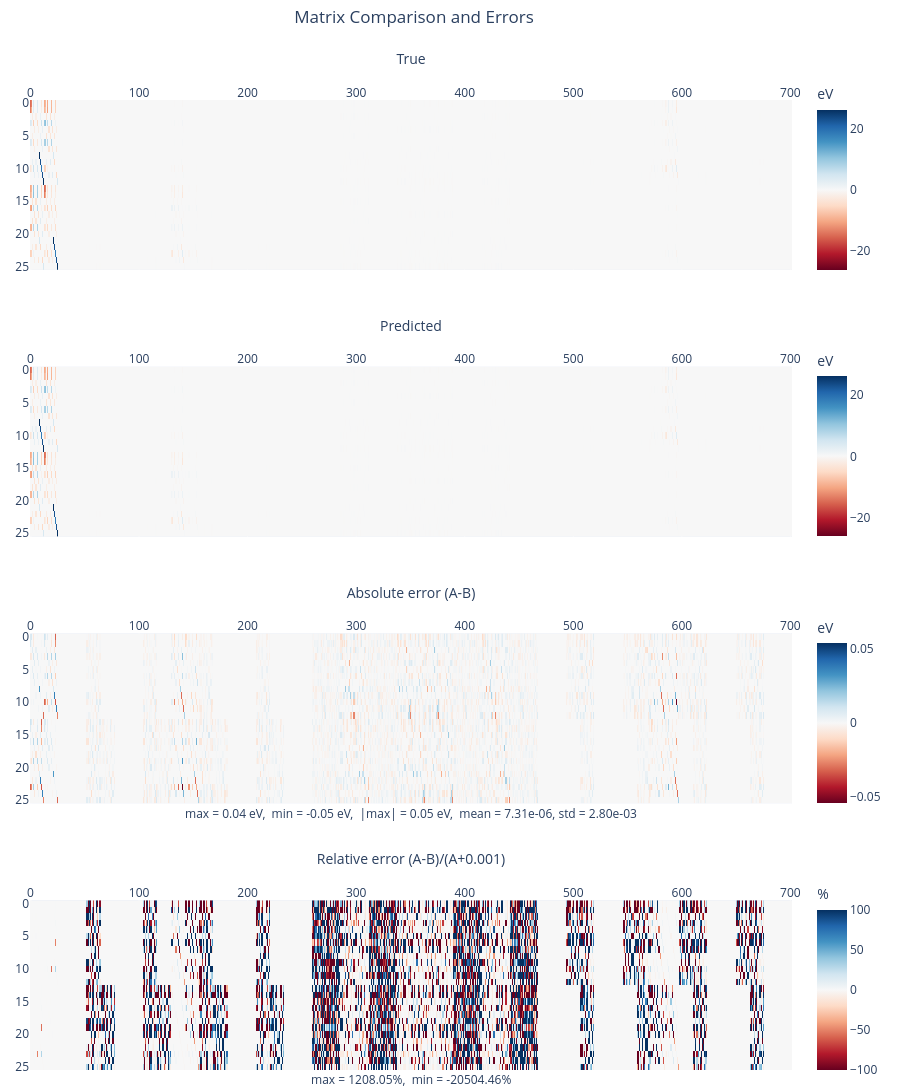
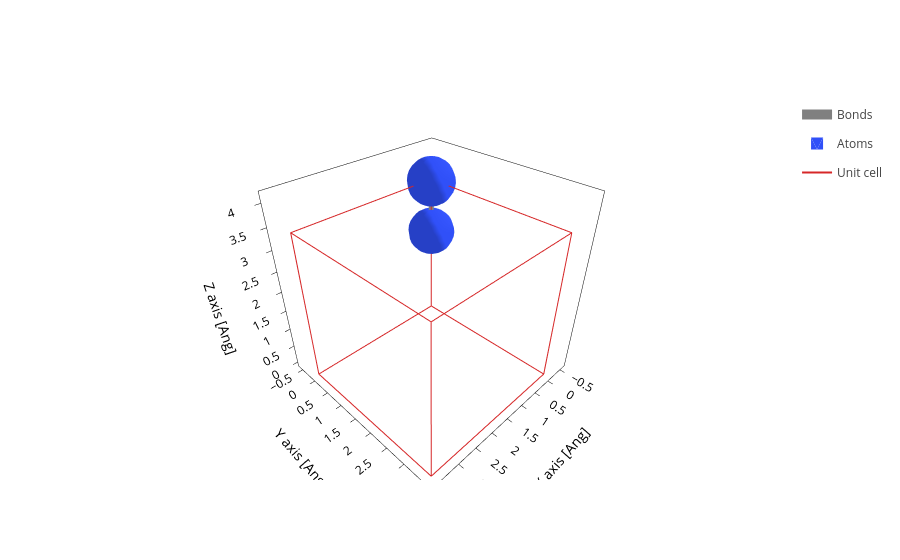

The code cell stored with these charts, in order, in its notebook:
### Markdown cell above
# Visualize struct and ham

### Code cell
# Visualize the structure and hamiltonians
from graph2mat4abn.tools.plot import plot_error_matrices_big

plot_error_matrices_big(h_true.todense(), h_pred.todense())
geometry.plot()

### Figure 1 — Plotly figure (JSON) as saved in the notebook; plotly's stock layout.template omitted (floating-point values rounded to 4 significant figures; data arrays with more than 128 entries replaced by an {"elided": "..."} marker saying what was removed)
{"data": [{"colorbar": {"len": 0.21, "title": {"text": "eV"}, "y": 0.92}, "colorscale": [[0, "rgb(103,0,31)"], [0.1, "rgb(178,24,43)"], [0.2, "rgb(214,96,77)"], [0.3, "rgb(244,165,130)"], [0.4, "rgb(253,219,199)"], [0.5, "rgb(247,247,247)"], [0.6, "rgb(209,229,240)"], [0.7, "rgb(146,197,222)"], [0.8, "rgb(67,147,195)"], [0.9, "rgb(33,102,172)"], [1, "rgb(5,48,97)"]], "type": "heatmap", "xaxis": "x", "yaxis": "y", "z": {"elided": "26x702 float values"}, "zmax": 26.13, "zmin": -26.13}, {"colorbar": {"len": 0.21, "title": {"text": "eV"}, "y": 0.645}, "colorscale": [[0, "rgb(103,0,31)"], [0.1, "rgb(178,24,43)"], [0.2, "rgb(214,96,77)"], [0.3, "rgb(244,165,130)"], [0.4, "rgb(253,219,199)"], [0.5, "rgb(247,247,247)"], [0.6, "rgb(209,229,240)"], [0.7, "rgb(146,197,222)"], [0.8, "rgb(67,147,195)"], [0.9, "rgb(33,102,172)"], [1, "rgb(5,48,97)"]], "type": "heatmap", "xaxis": "x2", "yaxis": "y2", "z": {"elided": "26x702 float values"}, "zmax": 26.13, "zmin": -26.13}, {"colorbar": {"len": 0.21, "title": {"text": "eV"}, "y": 0.37}, "colorscale": [[0, "rgb(103,0,31)"], [0.1, "rgb(178,24,43)"], [0.2, "rgb(214,96,77)"], [0.3, "rgb(244,165,130)"], [0.4, "rgb(253,219,199)"], [0.5, "rgb(247,247,247)"], [0.6, "rgb(209,229,240)"], [0.7, "rgb(146,197,222)"], [0.8, "rgb(67,147,195)"], [0.9, "rgb(33,102,172)"], [1, "rgb(5,48,97)"]], "type": "heatmap", "xaxis": "x3", "yaxis": "y3", "z": {"elided": "26x702 float values"}, "zmax": 0.05394, "zmin": -0.05394}, {"colorbar": {"len": 0.21, "title": {"text": "%"}, "y": 0.095}, "colorscale": [[0, "rgb(103,0,31)"], [0.1, "rgb(178,24,43)"], [0.2, "rgb(214,96,77)"], [0.3, "rgb(244,165,130)"], [0.4, "rgb(253,219,199)"], [0.5, "rgb(247,247,247)"], [0.6, "rgb(209,229,240)"], [0.7, "rgb(146,197,222)"], [0.8, "rgb(67,147,195)"], [0.9, "rgb(33,102,172)"], [1, "rgb(5,48,97)"]], "type": "heatmap", "xaxis": "x4", "yaxis": "y4", "z": {"elided": "26x702 float values"}, "zmax": 100, "zmin": -100}], "layout": {"annotations": [{"align": "center", "font": {"size": 12, "weight": 400}, "showarrow": false, "text": "max = 0.04 eV,  min = -0.05 eV,  |max| = 0.05 eV,  mean = 7.31e-06, std = 2.80e-03", "x": 0.5, "xref": "x3 domain", "y": -0.12, "yref": "y3 domain"}, {"align": "center", "font": {"size": 12, "weight": 400}, "showarrow": false, "text": "max = 1208.05%,  min = -20504.46%", "x": 0.5, "xref": "x4 domain", "y": -0.12, "yref": "y4 domain"}], "font": {"size": 12}, "height": 1200, "margin": {"b": 20, "l": 30, "t": 100}, "title": {"text": "Matrix Comparison and Errors", "x": 0.46, "y": 0.99}, "width": 900, "xaxis": {"anchor": "y", "domain": [0, 1], "side": "top", "title": {"text": "True "}}, "xaxis2": {"anchor": "y2", "domain": [0, 1], "side": "top", "title": {"text": "Predicted "}}, "xaxis3": {"anchor": "y3", "domain": [0, 1], "side": "top", "title": {"text": "Absolute error (A-B)"}}, "xaxis4": {"anchor": "y4", "domain": [0, 1], "side": "top", "title": {"text": "Relative error (A-B)/(A+0.001)"}}, "yaxis": {"anchor": "x", "autorange": "reversed", "domain": [0.825, 1]}, "yaxis2": {"anchor": "x2", "autorange": "reversed", "domain": [0.55, 0.725]}, "yaxis3": {"anchor": "x3", "autorange": "reversed", "domain": [0.275, 0.45]}, "yaxis4": {"anchor": "x4", "autorange": "reversed", "domain": [0, 0.175]}}}

### Figure 2 — Plotly figure (JSON) as saved in the notebook; plotly's stock layout.template omitted (floating-point values rounded to 4 significant figures; data arrays with more than 128 entries replaced by an {"elided": "..."} marker saying what was removed)
{"data": [{"line": {"color": "gray", "width": 10}, "meta": {}, "mode": "lines", "name": "Bonds", "opacity": 1, "type": "scatter3d", "x": [0.0, 0.0, 0.0, 0.0, 0.0, 0.0, 0.0, 0.0, 0.0, 0.0, 0.0, 0.0, 0.0, 0.0, 0.0, 0.0, 0.0, 0.0, 0.0, 0.0, NaN], "y": [0.0, 0.0, 0.0, 0.0, 0.0, 0.0, 0.0, 0.0, 0.0, 0.0, 0.0, 0.0, 0.0, 0.0, 0.0, 0.0, 0.0, 0.0, 0.0, 0.0, NaN], "z": [3.548, 3.481, 3.415, 3.349, 3.282, 3.216, 3.15, 3.083, 3.017, 2.95, 2.884, 2.818, 2.751, 2.685, 2.619, 2.552, 2.486, 2.419, 2.353, 2.287, NaN]}, {"alphahull": 0, "color": "#3050F8", "hovertemplate": "%{meta.position}", "legendgroup": "Atoms", "meta": {"meta": {"Atoms_i": 0}, "position": "(0.00, 0.00, 3.55)"}, "name": "Atoms", "opacity": 1, "showlegend": true, "showscale": false, "type": "mesh3d", "x": {"elided": "225 float values"}, "y": {"elided": "225 float values"}, "z": {"elided": "225 float values"}}, {"alphahull": 0, "color": "#3050F8", "hovertemplate": "%{meta.position}", "legendgroup": "Atoms", "meta": {"meta": {"Atoms_i": 1}, "position": "(0.00, 0.00, 2.29)"}, "name": "Atoms", "opacity": 1, "showlegend": false, "showscale": false, "type": "mesh3d", "x": {"elided": "225 float values"}, "y": {"elided": "225 float values"}, "z": {"elided": "225 float values"}}, {"meta": {}, "mode": "lines", "name": "Unit cell", "type": "scatter3d", "x": [0.0, 0.0, 3.6, 3.6, 0.0, 0.0, NaN, 0.0, 0.0, 0.0, 3.6, 3.6, 0.0, NaN, 3.6, 3.6, NaN, 3.6, 3.6], "y": [0.0, 3.6, 3.6, 3.6, 3.6, 3.6, NaN, 3.6, 0.0, 0.0, 0.0, 0.0, 0.0, NaN, 3.6, 0.0, NaN, 3.6, 0.0], "z": [0.0, 0.0, 0.0, 3.6, 3.6, 0.0, NaN, 3.6, 3.6, 0.0, 0.0, 3.6, 3.6, NaN, 0.0, 0.0, NaN, 3.6, 3.6]}], "layout": {"scene": {"aspectmode": "data", "xaxis": {"title": {"text": "X axis [Ang]"}}, "yaxis": {"title": {"text": "Y axis [Ang]"}}, "zaxis": {"title": {"text": "Z axis [Ang]"}}}, "xaxis": {"scaleanchor": "y", "scaleratio": 1, "title": {"text": "X axis [Ang]"}}, "yaxis": {"title": {"text": "Y axis [Ang]"}}}}
